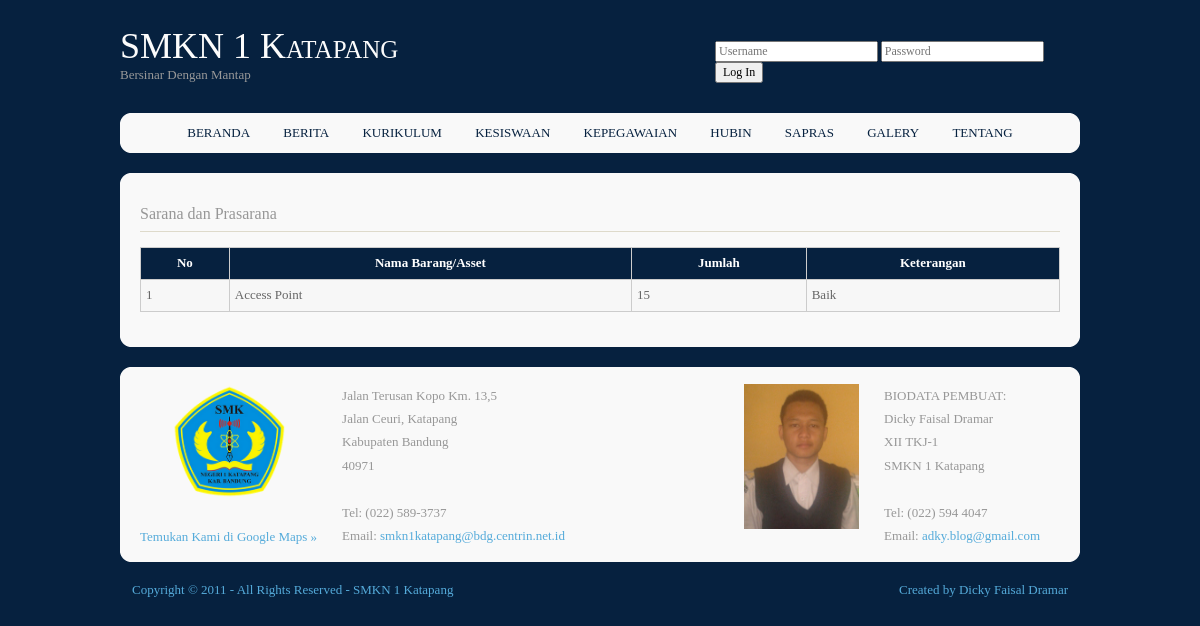
/prasarana.php, run on the app's committed database.
### tables this page shows
CREATE TABLE IF NOT EXISTS `tb_prasarana` (
  `id` int(5) NOT NULL AUTO_INCREMENT,
  `n_brg` varchar(255) NOT NULL,
  `jml` int(7) NOT NULL,
  `ket` varchar(255) NOT NULL,
  PRIMARY KEY (`id`)
);

### content_prasarana.php (the view, shortened to what this page needs)
<html xmlns="http://www.w3.org/1999/xhtml" xml:lang="EN" lang="EN" dir="ltr">
<head profile="http://gmpg.org/xfn/11">
<link rel="stylesheet" href="styles/layout.css" type="text/css" />
</head>
<body id="top">
<div class="wrapper row3">
  <div class="rnd">
    <div id="container" class="clear">
      <h1>Sarana dan Prasarana</h1>
        <table summary="Sarana dan Prasarana" cellpadding="0" cellspacing="0">
          <thead>
            <tr>
              <th>No</th>
              <th>Nama Barang/Asset</th>
              <th>Jumlah</th>
              <th>Keterangan</th>
            </tr>
			<?php
				$ambil_data = mysql_query("select * from tb_prasarana");
				$no = 0;
				while($data = mysql_fetch_array($ambil_data)){
			?>
          </thead>
          <tbody>
            <tr class="light">
				<td><?php echo $no = $no + 1;?></td>
				<td><?php echo $data['n_brg'];?></td>
				<td><?php echo $data['jml'];?></td>
				<td><?php echo $data['ket'];?></td>
            </tr>
			<?php } ?>
          </tbody>
        </table>
    </div>
  </div>
</div>
</body>
</html>

### styles/layout.css (style rules this page uses)
body { margin:0; padding:0; font-size:13px; font-family:Georgia, "Times New Roman", Times, serif; color:#979797; background-color:#06213F; }
.clear:after { content:"."; display:block; height:0; clear:both; visibility:hidden; line-height:0; }
.clear { display:inline-block; }
html[xmlns] .clear { display:block; }
div.wrapper { position:relative; margin:0 auto 20px; width:960px; text-align:left; }
div.wrapper h1, div.wrapper h2, div.wrapper h3, div.wrapper h4, div.wrapper h5, div.wrapper h6 { margin:0 0 15px 0; padding:0; font-size:16px; font-weight:normal; font-style:normal; line-height:normal; }
.row2, .row3, .row4 { color:#979797; background-color:#F9F9F9; }
#header, #container, #footer { display:block; width:960px; }
.rnd { display:block; width:960px; padding:12px 0 0 0; background:url("../images/round_top.gif") top left no-repeat; }
#container { width:920px; padding:20px; line-height:1.6em; background:url("../images/round_bot.gif") bottom left no-repeat; }
#container h1, #container h2, #container h3, #container h4, #container h5, #container h6 { padding-bottom:8px; border-bottom:1px solid #DEDACB; }

### styles/tables.css (style rules this page uses)
table { width:100%; border-collapse:collapse; table-layout:auto; vertical-align:top; margin-bottom:15px; border:1px solid #CCCCCC; }
table thead th { color:#FFFFFF; background-color:#06213F; border:1px solid #CCCCCC; border-collapse:collapse; text-align:center; table-layout:auto; vertical-align:middle; }
table tbody td { vertical-align:top; border-collapse:collapse; border-left:1px solid #CCCCCC; border-right:1px solid #CCCCCC; }
table thead th, table tbody td { padding:5px; border-collapse:collapse; }
table tbody tr.light { color:#666666; background-color:#F7F7F7; }

### data on the page
tb_prasarana: n_brg "Access Point", jml "15", ket "Baik"
